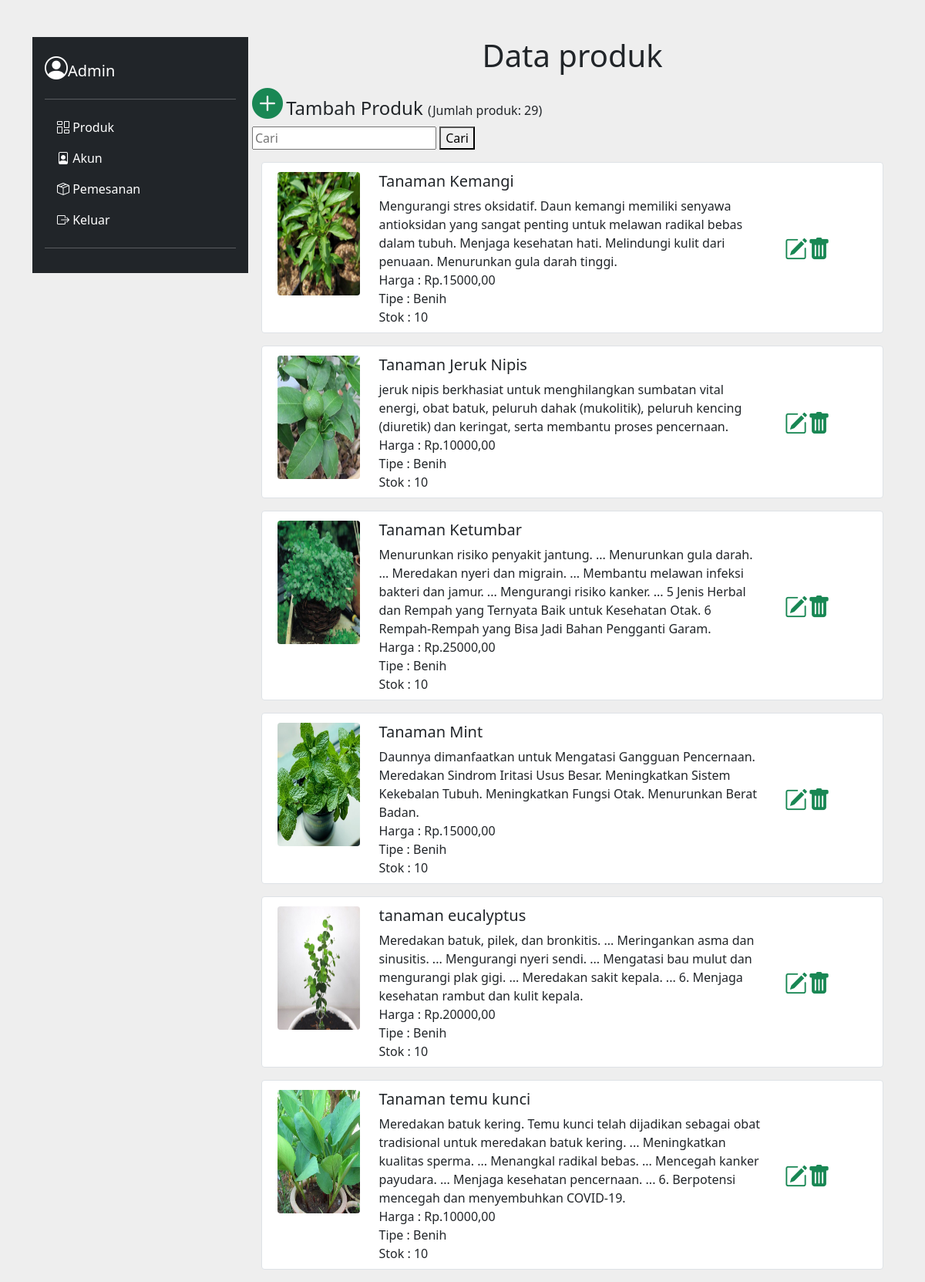
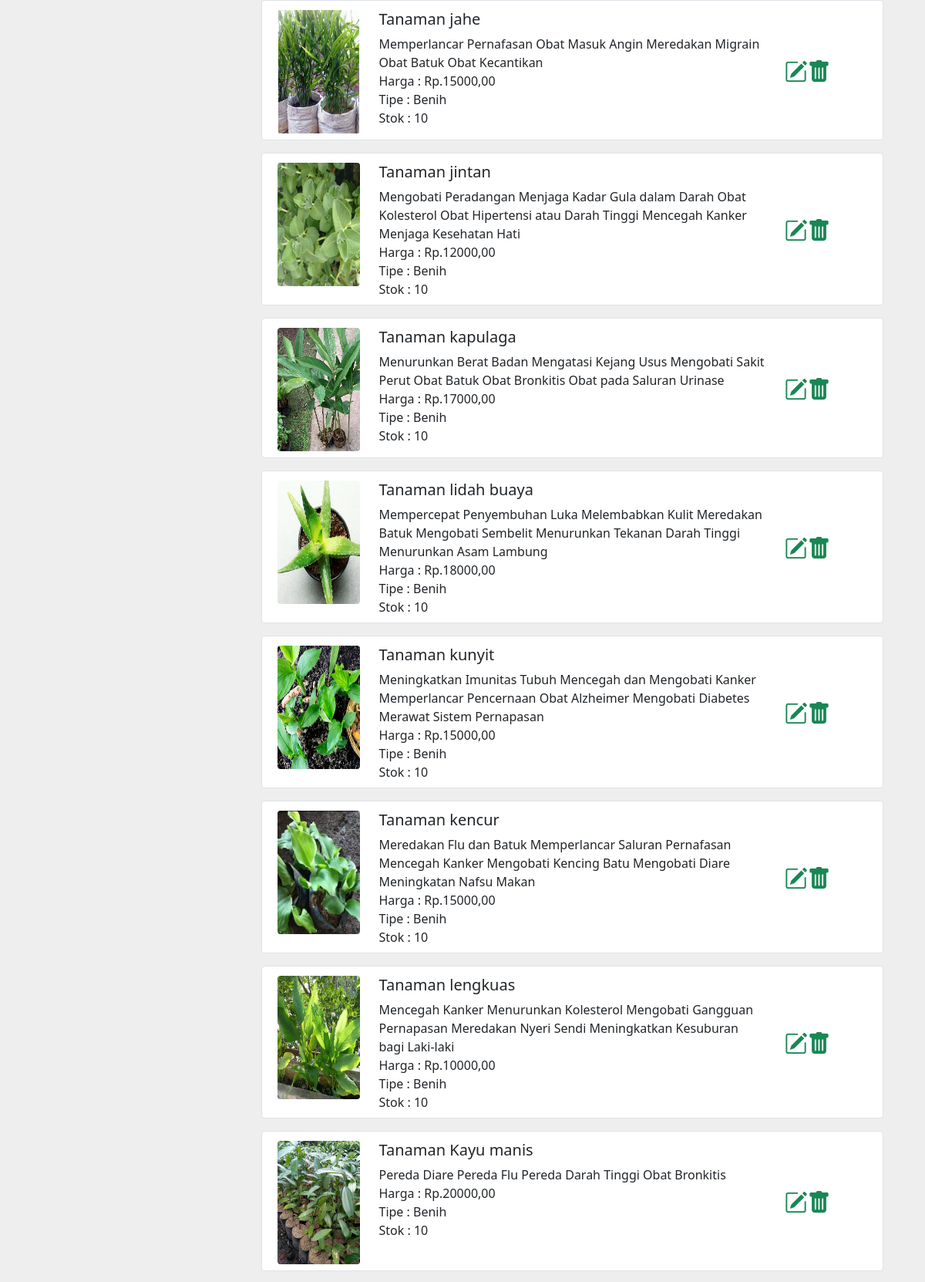
Page /produk.php (signed in, upper part) on the committed database (2 pictures, top to bottom).
### tables this page shows
CREATE TABLE `produk` (
  `id_produk` int(11) NOT NULL,
  `nama_produk` varchar(100) DEFAULT NULL,
  `manfaat` varchar(200) DEFAULT NULL,
  `harga` int(11) DEFAULT NULL,
  `deskripsi` varchar(500) DEFAULT NULL,
  `tgl_ditambahkan` datetime DEFAULT current_timestamp(),
  `stok` int(11) DEFAULT NULL,
  `foto` char(100) DEFAULT NULL,
  `tipe` enum('Benih','Bibit','Alat','Pupuk') DEFAULT NULL
);

### config.php (called while the page is built, shortened)
<?php
$koneksi = mysqli_connect("localhost", "root", "", "takemyherb");
function query($query){
    global $koneksi;
    $result = mysqli_query($koneksi, $query);
    $rows = [];
    while($row = mysqli_fetch_assoc($result) ){
        $rows[] = $row;
    }
    return $rows;
}
?>

### produk.php (the view, shortened to what this page needs)
<?php
    require('config.php');
    $produk = query("SELECT id_produk, nama_produk, manfaat, harga, deskripsi, stok, foto, tipe FROM produk");
    $jumlah = query("SELECT COUNT(*) FROM produk")[0];
?>
<!DOCTYPE html>
<html>
<head>
    <link rel="stylesheet" href="https://cdn.jsdelivr.net/npm/bootstrap-icons@1.7.2/font/bootstrap-icons.css">
    <link href="https://cdn.jsdelivr.net/npm/bootstrap@5.1.3/dist/css/bootstrap.min.css" rel="stylesheet">
    <link rel="stylesheet" href="css/style.css">
</head>
<body style="background-color: rgb(238,238,238);">
    <div class="container-fluid py-5">
        <div class="container">
            <div class="col-12 mb-4">
                <div class="row">
                    <?php include('_sidebar.php'); ?>
                    <div class="col-lg-9 col-md-8 ">
                        <h1 class="text-center">Data produk</h1>
                        <div class="">
                            <a href="addproduk.php"><i class="bi bi-plus-circle-fill text-success d-inline" style="font-size: 40px;"></i></a>
                            <h4 class="d-inline"> Tambah Produk </h4>
                            (Jumlah produk: <?php echo $jumlah["COUNT(*)"];?>)
                            <br>
                        </div>
                        <div class="">
                            <form class="d-inline" action="" method="post">
                                <input type="text" name="keyword" autofocus placeholder="Cari" autocomplete="off">
                                <button type="submit" name="cari">Cari</button>
                            </form>
                        </div>
                            <?php foreach($produk as $row) : ?>
                            <div class="container mt-3 mb-3">
                                <div class="d-flex row">
                                    <div class="col-md-12">
                                        <div class="row p-2 bg-white border rounded">
                                            <div class="col-md-2 mt-1 mr-3 text-end">
                                                <img class="img-fluid img-responsive rounded product-image" style="height: 160px;" src="img/<?=$row["foto"]; ?>.jpg"></div>
                                            <div class="col-md-8 mt-1">
                                                <h5><?=$row["nama_produk"]; ?></h5>
                                                <p class="text-justify para mb-0"> <?=$row["deskripsi"]; ?> <br></p>
                                                Harga : Rp.<?=$row["harga"]; ?>,00 <br>
                                                Tipe : <?=$row["tipe"]; ?> <br>
                                                Stok : <?=$row["stok"]; ?>
                                            </div>
                                            <div class="align-items-center align-content-center col-md-2 border-left mt-1">
                                                <div class="d-flex flex-row align-items-center" style="font-size: 30px;">
                                                    <a href="editproduk.php?id_produk=<?=$row["id_produk"]; ?>"> <i class="bi bi-pencil-square text-success"></i> </a>
                                                    <a href="deleteproduk.php?id_produk=<?=$row["id_produk"]; ?>" onclick="return confirm('yakin?');"><i class="bi bi-trash-fill text-success"></i></a>
                                                </div>
                                            </div>
                                        </div>
                                    </div>
                                </div>
                            </div>
                            <?php endforeach; ?>
                        <br> <br>
                    </div>
                </div>
            </div>
        </div>
    </div>
</body>
</html>

### rows in the picture
produk: foto (picture), nama_produk "Tanaman Kemangi", deskripsi "Mengurangi stres oksidatif. Daun kemangi memiliki senyawa antioksidan yang sangat penting untuk melawan radikal bebas dalam tubuh. Menjaga kesehatan hati. Melindungi kulit dari penuaan. Menurunkan gula darah tinggi.", harga "15000", tipe "Benih", stok "10"
produk: foto (picture), nama_produk "Tanaman Jeruk Nipis", deskripsi "jeruk nipis berkhasiat untuk menghilangkan sumbatan vital energi, obat batuk, peluruh dahak (mukolitik), peluruh kencing (diuretik) dan keringat, serta membantu proses pencernaan.", harga "10000", tipe "Benih", stok "10"
produk: foto (picture), nama_produk "Tanaman Ketumbar", deskripsi "Menurunkan risiko penyakit jantung. ... Menurunkan gula darah. ... Meredakan nyeri dan migrain. ... Membantu melawan infeksi bakteri dan jamur. ... Mengurangi risiko kanker. ... 5 Jenis Herbal dan Rempah yang Ternyata Baik untuk Kesehatan Otak. 6 Rempah-Rempah yang Bisa Jadi Bahan Pengganti Garam.", harga "25000", tipe "Benih", stok "10"
produk: foto (picture), nama_produk "Tanaman Mint", deskripsi "Daunnya dimanfaatkan untuk Mengatasi Gangguan Pencernaan. Meredakan Sindrom Iritasi Usus Besar. Meningkatkan Sistem Kekebalan Tubuh. Meningkatkan Fungsi Otak. Menurunkan Berat Badan.", harga "15000", tipe "Benih", stok "10"
produk: foto (picture), nama_produk "tanaman eucalyptus", deskripsi "Meredakan batuk, pilek, dan bronkitis. ... Meringankan asma dan sinusitis. ... Mengurangi nyeri sendi. ... Mengatasi bau mulut dan mengurangi plak gigi. ... Meredakan sakit kepala. ... 6. Menjaga kesehatan rambut dan kulit kepala.", harga "20000", tipe "Benih", stok "10"
produk: foto (picture), nama_produk "Tanaman temu kunci", deskripsi "Meredakan batuk kering. Temu kunci telah dijadikan sebagai obat tradisional untuk meredakan batuk kering. ... Meningkatkan kualitas sperma. ... Menangkal radikal bebas. ... Mencegah kanker payudara. ... Menjaga kesehatan pencernaan. ... 6. Berpotensi mencegah dan menyembuhkan COVID-19.", harga "10000", tipe "Benih", stok "10"
produk: foto (picture), nama_produk "Tanaman jahe", deskripsi "Memperlancar Pernafasan Obat Masuk Angin Meredakan Migrain Obat Batuk Obat Kecantikan", harga "15000", tipe "Benih", stok "10"
produk: foto (picture), nama_produk "Tanaman jintan", deskripsi "Mengobati Peradangan Menjaga Kadar Gula dalam Darah Obat Kolesterol Obat Hipertensi atau Darah Tinggi Mencegah Kanker Menjaga Kesehatan Hati", harga "12000", tipe "Benih", stok "10"
produk: foto (picture), nama_produk "Tanaman kapulaga", deskripsi "Menurunkan Berat Badan Mengatasi Kejang Usus Mengobati Sakit Perut Obat Batuk Obat Bronkitis Obat pada Saluran Urinase", harga "17000", tipe "Benih", stok "10"
produk: foto (picture), nama_produk "Tanaman lidah buaya", deskripsi "Mempercepat Penyembuhan Luka Melembabkan Kulit Meredakan Batuk Mengobati Sembelit Menurunkan Tekanan Darah Tinggi Menurunkan Asam Lambung", harga "18000", tipe "Benih", stok "10"
produk: foto (picture), nama_produk "Tanaman kunyit", deskripsi "Meningkatkan Imunitas Tubuh Mencegah dan Mengobati Kanker Memperlancar Pencernaan Obat Alzheimer Mengobati Diabetes Merawat Sistem Pernapasan", harga "15000", tipe "Benih", stok "10"
produk: foto (picture), nama_produk "Tanaman kencur", deskripsi "Meredakan Flu dan Batuk Memperlancar Saluran Pernafasan Mencegah Kanker Mengobati Kencing Batu Mengobati Diare Meningkatan Nafsu Makan", harga "15000", tipe "Benih", stok "10"
produk: foto (picture), nama_produk "Tanaman lengkuas", deskripsi "Mencegah Kanker Menurunkan Kolesterol Mengobati Gangguan Pernapasan Meredakan Nyeri Sendi Meningkatkan Kesuburan bagi Laki-laki", harga "10000", tipe "Benih", stok "10"
produk: foto (picture), nama_produk "Tanaman Kayu manis", deskripsi "Pereda Diare Pereda Flu Pereda Darah Tinggi Obat Bronkitis", harga "20000", tipe "Benih", stok "10"

### other values in the picture
$jumlah["COUNT(*)"] "29"
